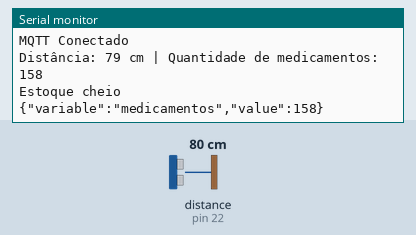
This sketch was run on a simulated Arduino Mega 2560, built with avr-gcc and run on an emulated ATmega2560. Shown: the last lines printed to the serial monitor. Wiring (inferred from the names in the program): ultrasonic range finder: trigger pin 21; echo pin 22. The inputs (shaded band) are chosen by the test bench; at power-on: distance to the obstacle (sensor on pin 22) 80 cm. The echo pulse lasts 58.3 µs per cm; no MQTT or app messages arrive unless stated.

Above: at 3.7 s.
3.8 s: distance to the obstacle (sensor on pin 22) set to 2 cm
At 9.4 s:
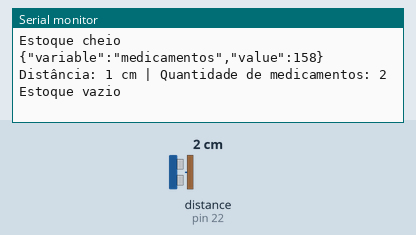
15.7 s: distance to the obstacle (sensor on pin 22) set to 35 cm
At 21.4 s:
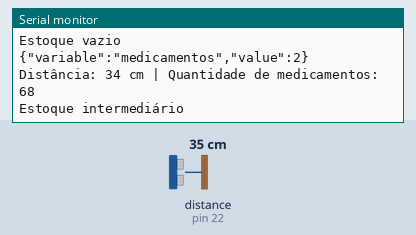
Timing chart, 0 to 22.9 s (numbered marks = the images above; inputs shaded):
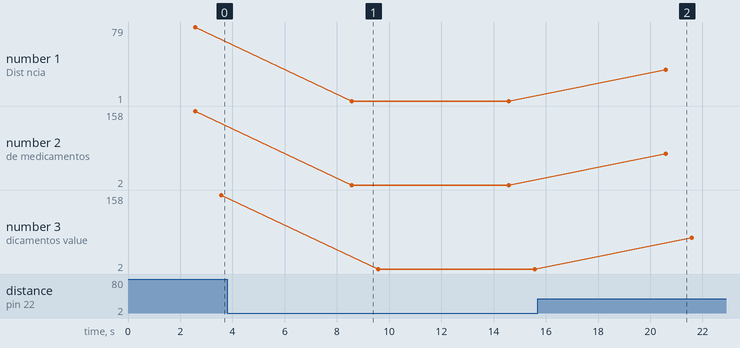

Measured:
- after the input at 3.8 s, the serial monitor: prints a new line after 4.8 s (image 1)
- after the input at 15.7 s, the serial monitor: prints a new line after 4.9 s (image 2)
- plotted number 1: 79 → 1 after the input at 3.8 s, 1 → 34 after the input at 15.7 s
- plotted number 2: 158 → 2 after the input at 3.8 s, 2 → 68 after the input at 15.7 s
- plotted number 3: 158 → 2 after the input at 3.8 s, 2 → 68 after the input at 15.7 s

The sketch:

edge.ino
```cpp
#define TRIGGER_PIN 21 // Pino de trigger do sensor ultrassônico
#define ECHO_PIN 22    // Pino de echo do sensor ultrassônico
#define TAMANHO_MEDICAMENTO 0.5 // Tamanho de cada unidade de medicamento em centímetros
#define DISTANCIA_CHEIO 40 // Distância que consideramos o estoque cheio (em centímetros)
#define DISTANCIA_VAZIO 20 // Distância que consideramos o estoque vazio (em centímetros)
#include "ArduinoJson.h"
#include "EspMQTTClient.h"


EspMQTTClient client{
  "Wokwi-GUEST", //SSID do WiFi
  "",     // Senha do wifi
  "mqtt.tago.io",  // Endereço do servidor
  "Default",       // Usuario
  "4cead135-205d-474d-a6ad-11850b5c5bb3",         // Token do device
  "Global solution",           // Nome do device
  1883             // Porta de comunicação
};

void setup() {
  Serial.begin(9600);
  pinMode(TRIGGER_PIN, OUTPUT);
  pinMode(ECHO_PIN, INPUT);
  Serial.println("Conectando WiFi");
  while (!client.isWifiConnected()) {
    Serial.print('.'); client.loop(); delay(1000);
  }
  Serial.println("WiFi Conectado");
  Serial.println("Conectando com Servidor MQTT");
  while (!client.isMqttConnected()) {
    Serial.print('.'); client.loop(); delay(1000);
  }
  Serial.println("MQTT Conectado");
}
void onConnectionEstablished() {}

char bufferJson[100];
int medicamentos = 0;

void loop() {
  long duration, distance;

  digitalWrite(TRIGGER_PIN, LOW);
  delayMicroseconds(2);
  digitalWrite(TRIGGER_PIN, HIGH);
  delayMicroseconds(10);
  digitalWrite(TRIGGER_PIN, LOW);

  duration = pulseIn(ECHO_PIN, HIGH);
  distance = (duration * 0.0343) / 2; // Converte o tempo para distância em centímetros

  int quantidadeMedicamentos = distance / TAMANHO_MEDICAMENTO; // Calcula a quantidade de medicamentos

  Serial.print("Distância: ");
  Serial.print(distance);
  Serial.print(" cm | Quantidade de medicamentos: ");
  Serial.println(quantidadeMedicamentos);

  if (distance > DISTANCIA_CHEIO) {
    Serial.println("Estoque cheio");
  } else if (distance > DISTANCIA_VAZIO) {
    Serial.println("Estoque intermediário");
  } else {
    Serial.println("Estoque vazio");
  }

  delay(1000); // Aguarda 1 segundo antes de realizar a próxima leitura

  StaticJsonDocument<300> documentoJson;
  documentoJson["variable"] = "medicamentos";
  documentoJson["value"] = quantidadeMedicamentos;
  serializeJson(documentoJson, bufferJson);
  Serial.println(bufferJson);
  client.publish("topico", bufferJson);
  delay(5000);
  client.loop();
}
```
